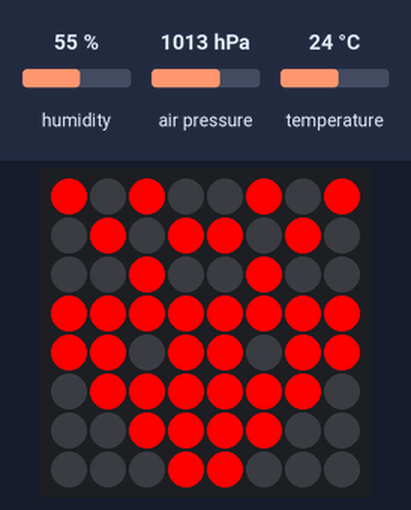
The program below on a simulated Raspberry Pi (BCM pin numbers) with a Sense HAT. Parts: the Sense HAT's 8×8 RGB LED matrix. The inputs (shaded band) are chosen by the test bench; at power-on: temperature 24 °C, humidity 55 %, air pressure 1013 hPa.

Above: at 1.2 s.
1.3 s: temperature set to 12 °C
At 2.4 s:
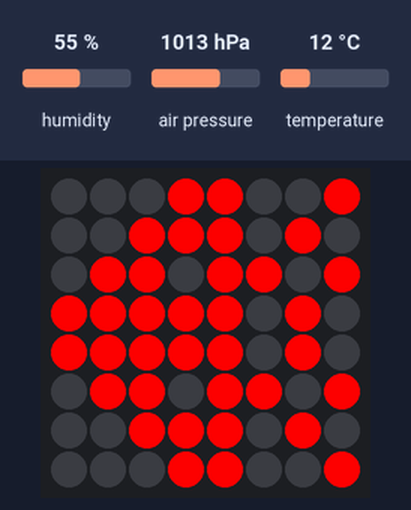
Timing chart, 0 to 4.3 s (numbered marks = the images above; inputs shaded):
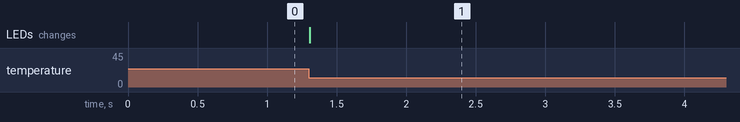

Measured:
- after the input at 1.3 s, the LEDs: change at once (image 1)

The program:

sensadoDatos.py
```python
from sense_hat import SenseHat
import time
sense = SenseHat()

r=(255,0,0)
e=(0,0,0)
space=[
	e,e,e,r,r,e,e,e,
	e,e,r,r,r,r,e,e,
	e,r,r,r,r,r,r,e,
	r,r,e,r,r,e,r,r,
	r,r,r,r,r,r,r,r,
	e,e,r,e,e,r,e,e,
	e,r,e,r,r,e,r,e,
	r,e,r,e,e,r,e,r,
]

while True:
	temp = round(sense.get_temperature(), 1)
	pres = round(sense.get_pressure(), 1)
	hum = round(sense.get_humidity(), 1)

	if temp > 0 and temp < 18.5:
		sense.set_pixels(space)
		sense.set_rotation(270)
	elif temp > 18.5 and temp < 28.7:
		sense.set_pixels(space)
		sense.set_rotation(180)
	elif temp > 28.7 and temp < 31:
		sense.set_pixels(space)
		sense.set_rotation(90)
	else:
		sense.show_message("Humedad: "+str(hum),
			scroll_speed=0.08, back_colour=e)
```
